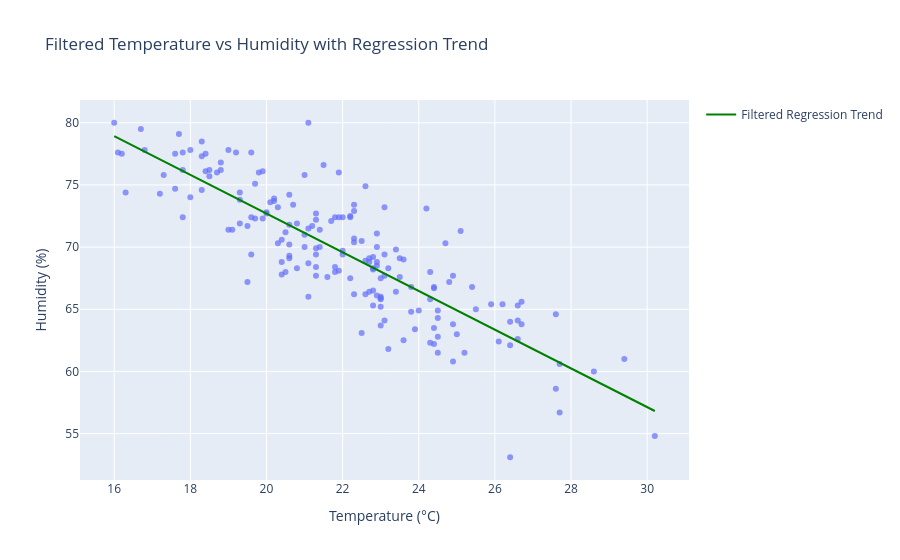

Source (notebook cell):
### Code cell
import pandas as pd
import numpy as np
from sklearn.linear_model import LinearRegression
import plotly.express as px
import plotly.graph_objects as go

# ---------------------------
# 1. Load CSV data
# ---------------------------
df = pd.read_csv("simulated_dht22_data.csv")  

# ---------------------------
# 2. Filter extremes (outliers)
# ---------------------------
# Define thresholds for filtering (you can adjust these manually)
min_temp_threshold = 15   # remove very low temperatures
max_temp_threshold = 35   # remove very high temperatures

# Apply filter
filtered_df = df[(df["Temperature"] >= min_temp_threshold) & 
                 (df["Temperature"] <= max_temp_threshold)]

print(f"Original dataset size: {len(df)}")
print(f"Filtered dataset size: {len(filtered_df)}")

# ---------------------------
# 3. Train Linear Regression on filtered data
# ---------------------------
X = filtered_df["Temperature"].values.reshape(-1, 1)
y = filtered_df["Humidity"].values

model = LinearRegression()
model.fit(X, y)

# Generate test values
test_temps = np.linspace(filtered_df["Temperature"].min(),
                         filtered_df["Temperature"].max(), 100).reshape(-1, 1)
predicted_humidity = model.predict(test_temps)

# ---------------------------
# 4. Plot scatter + regression line
# ---------------------------
fig = px.scatter(filtered_df, x="Temperature", y="Humidity",
                 title="Filtered Temperature vs Humidity with Regression Trend",
                 opacity=0.7, labels={"Temperature": "Temperature (°C)", "Humidity": "Humidity (%)"})

# Add regression line
fig.add_trace(go.Scatter(x=test_temps.flatten(), y=predicted_humidity,
                         mode="lines", name="Filtered Regression Trend", line=dict(color="green")))

fig.show()

### Figure 1 — Plotly figure (JSON) as saved in the notebook; plotly's stock layout.template omitted (floating-point values rounded to 4 significant figures; data arrays with more than 128 entries replaced by an {"elided": "..."} marker saying what was removed)
{"data": [{"hovertemplate": "Temperature (°C)=%{x}<br>Humidity (%)=%{y}<extra></extra>", "legendgroup": "", "marker": {"color": "#636efa", "opacity": 0.7, "symbol": "circle"}, "mode": "markers", "name": "", "orientation": "v", "showlegend": false, "type": "scatter", "x": {"elided": "179 float values"}, "xaxis": "x", "y": {"elided": "179 float values"}, "yaxis": "y"}, {"line": {"color": "green"}, "mode": "lines", "name": "Filtered Regression Trend", "type": "scatter", "x": [16, 16.14, 16.29, 16.43, 16.57, 16.72, 16.86, 17.0, 17.15, 17.29, 17.43, 17.58, 17.72, 17.86, 18.01, 18.15, 18.29, 18.44, 18.58, 18.73, 18.87, 19.01, 19.16, 19.3, 19.44, 19.59, 19.73, 19.87, 20.02, 20.16, 20.3, 20.45, 20.59, 20.73, 20.88, 21.02, 21.16, 21.31, 21.45, 21.59, 21.74, 21.88, 22.02, 22.17, 22.31, 22.45, 22.6, 22.74, 22.88, 23.03, 23.17, 23.32, 23.46, 23.6, 23.75, 23.89, 24.03, 24.18, 24.32, 24.46, 24.61, 24.75, 24.89, 25.04, 25.18, 25.32, 25.47, 25.61, 25.75, 25.9, 26.04, 26.18, 26.33, 26.47, 26.61, 26.76, 26.9, 27.04, 27.19, 27.33, 27.47, 27.62, 27.76, 27.91, 28.05, 28.19, 28.34, 28.48, 28.62, 28.77, 28.91, 29.05, 29.2, 29.34, 29.48, 29.63, 29.77, 29.91, 30.06, 30.2], "y": [78.93, 78.7, 78.48, 78.26, 78.03, 77.81, 77.59, 77.36, 77.14, 76.92, 76.69, 76.47, 76.25, 76.02, 75.8, 75.58, 75.35, 75.13, 74.91, 74.68, 74.46, 74.24, 74.01, 73.79, 73.57, 73.34, 73.12, 72.9, 72.67, 72.45, 72.23, 72.0, 71.78, 71.56, 71.33, 71.11, 70.89, 70.66, 70.44, 70.22, 69.99, 69.77, 69.55, 69.32, 69.1, 68.88, 68.65, 68.43, 68.21, 67.98, 67.76, 67.54, 67.31, 67.09, 66.87, 66.64, 66.42, 66.2, 65.97, 65.75, 65.53, 65.3, 65.08, 64.86, 64.63, 64.41, 64.19, 63.96, 63.74, 63.52, 63.29, 63.07, 62.85, 62.62, 62.4, 62.18, 61.95, 61.73, 61.51, 61.28, 61.06, 60.84, 60.61, 60.39, 60.17, 59.95, 59.72, 59.5, 59.28, 59.05, 58.83, 58.61, 58.38, 58.16, 57.94, 57.71, 57.49, 57.27, 57.04, 56.82]}], "layout": {"autosize": true, "legend": {"tracegroupgap": 0}, "title": {"text": "Filtered Temperature vs Humidity with Regression Trend"}, "xaxis": {"anchor": "y", "autorange": true, "domain": [0, 1], "range": [15.08, 31.12], "title": {"text": "Temperature (°C)"}, "type": "linear"}, "yaxis": {"anchor": "x", "autorange": true, "domain": [0, 1], "range": [50.88, 82.22], "title": {"text": "Humidity (%)"}, "type": "linear"}}}
